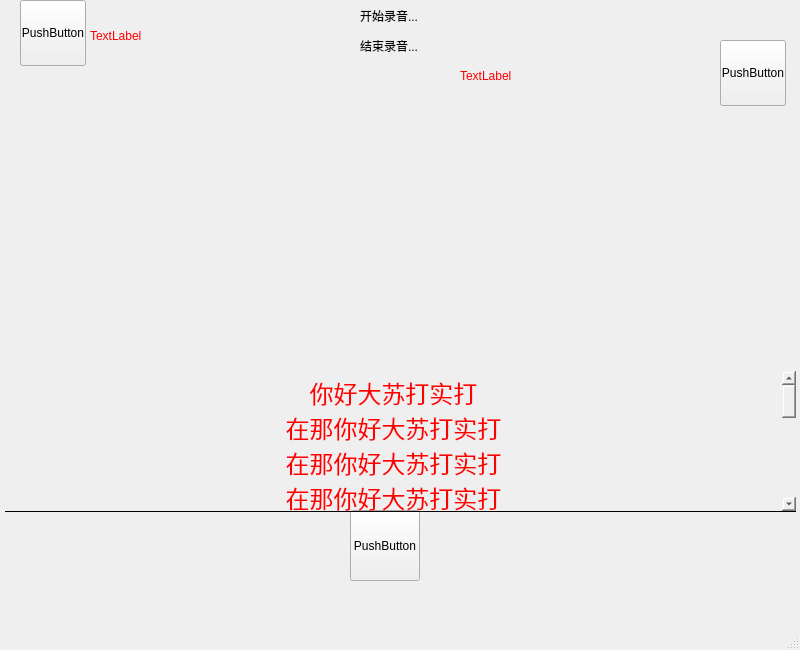
<?xml version="1.0" encoding="UTF-8"?>
<ui version="4.0">
 <class>MainWindow</class>
 <widget class="QMainWindow" name="MainWindow">
  <property name="geometry">
   <rect>
    <x>0</x>
    <y>0</y>
    <width>800</width>
    <height>650</height>
   </rect>
  </property>
  <property name="windowTitle">
   <string>MainWindow</string>
  </property>
  <widget class="QWidget" name="centralwidget">
   <widget class="QLabel" name="label_4">
    <property name="geometry">
     <rect>
      <x>90</x>
      <y>10</y>
      <width>321</width>
      <height>51</height>
     </rect>
    </property>
    <property name="layoutDirection">
     <enum>Qt::LeftToRight</enum>
    </property>
    <property name="styleSheet">
     <string notr="true">font: 20pt &quot;Adobe 楷体 Std R&quot;;
color: rgb(255, 0, 0);</string>
    </property>
    <property name="text">
     <string>TextLabel</string>
    </property>
    <property name="alignment">
     <set>Qt::AlignLeading|Qt::AlignLeft|Qt::AlignVCenter</set>
    </property>
   </widget>
   <widget class="QLabel" name="label_5">
    <property name="geometry">
     <rect>
      <x>460</x>
      <y>50</y>
      <width>321</width>
      <height>51</height>
     </rect>
    </property>
    <property name="layoutDirection">
     <enum>Qt::LeftToRight</enum>
    </property>
    <property name="styleSheet">
     <string notr="true">font: 20pt &quot;Adobe 楷体 Std R&quot;;
color: rgb(255, 0, 0);</string>
    </property>
    <property name="text">
     <string>TextLabel</string>
    </property>
    <property name="alignment">
     <set>Qt::AlignLeading|Qt::AlignLeft|Qt::AlignVCenter</set>
    </property>
   </widget>
   <widget class="QPushButton" name="pushButton">
    <property name="geometry">
     <rect>
      <x>350</x>
      <y>510</y>
      <width>70</width>
      <height>71</height>
     </rect>
    </property>
    <property name="text">
     <string>PushButton</string>
    </property>
   </widget>
   <widget class="QTextBrowser" name="textBrowser">
    <property name="geometry">
     <rect>
      <x>5</x>
      <y>371</y>
      <width>791</width>
      <height>141</height>
     </rect>
    </property>
    <property name="font">
     <font>
      <pointsize>8</pointsize>
     </font>
    </property>
    <property name="styleSheet">
     <string notr="true">background:transparent;
border:0px;border-bottom:1px solid #000</string>
    </property>
    <property name="html">
     <string>&lt;!DOCTYPE HTML PUBLIC &quot;-//W3C//DTD HTML 4.0//EN&quot; &quot;http://www.w3.org/TR/REC-html40/strict.dtd&quot;&gt;
&lt;html&gt;&lt;head&gt;&lt;meta name=&quot;qrichtext&quot; content=&quot;1&quot; /&gt;&lt;style type=&quot;text/css&quot;&gt;
p, li { white-space: pre-wrap; }
&lt;/style&gt;&lt;/head&gt;&lt;body style=&quot; font-family:'SimSun'; font-size:8pt; font-weight:400; font-style:normal;&quot;&gt;
&lt;p align=&quot;center&quot; style=&quot; margin-top:0px; margin-bottom:0px; margin-left:0px; margin-right:0px; -qt-block-indent:0; text-indent:0px;&quot;&gt;&lt;span style=&quot; font-size:18pt; color:#ff0000;&quot;&gt;你好大苏打实打&lt;/span&gt;&lt;/p&gt;
&lt;p align=&quot;center&quot; style=&quot; margin-top:0px; margin-bottom:0px; margin-left:0px; margin-right:0px; -qt-block-indent:0; text-indent:0px;&quot;&gt;&lt;span style=&quot; font-size:18pt; color:#ff0000;&quot;&gt;在那你好大苏打实打&lt;/span&gt;&lt;/p&gt;
&lt;p align=&quot;center&quot; style=&quot; margin-top:0px; margin-bottom:0px; margin-left:0px; margin-right:0px; -qt-block-indent:0; text-indent:0px;&quot;&gt;&lt;span style=&quot; font-size:18pt; color:#ff0000;&quot;&gt;在那你好大苏打实打&lt;/span&gt;&lt;/p&gt;
&lt;p align=&quot;center&quot; style=&quot; margin-top:0px; margin-bottom:0px; margin-left:0px; margin-right:0px; -qt-block-indent:0; text-indent:0px;&quot;&gt;&lt;span style=&quot; font-size:18pt; color:#ff0000;&quot;&gt;在那你好大苏打实打&lt;/span&gt;&lt;/p&gt;
&lt;p align=&quot;center&quot; style=&quot; margin-top:0px; margin-bottom:0px; margin-left:0px; margin-right:0px; -qt-block-indent:0; text-indent:0px;&quot;&gt;&lt;span style=&quot; font-size:18pt; color:#ff0000;&quot;&gt;在那你好大苏打实打&lt;/span&gt;&lt;/p&gt;
&lt;p align=&quot;center&quot; style=&quot; margin-top:0px; margin-bottom:0px; margin-left:0px; margin-right:0px; -qt-block-indent:0; text-indent:0px;&quot;&gt;&lt;span style=&quot; font-size:18pt; color:#ff0000;&quot;&gt;在那你好大苏打实打&lt;/span&gt;&lt;/p&gt;
&lt;p align=&quot;center&quot; style=&quot; margin-top:0px; margin-bottom:0px; margin-left:0px; margin-right:0px; -qt-block-indent:0; text-indent:0px;&quot;&gt;&lt;span style=&quot; font-size:18pt; color:#ff0000;&quot;&gt;在那你好大苏打实打&lt;/span&gt;&lt;/p&gt;
&lt;p align=&quot;center&quot; style=&quot; margin-top:0px; margin-bottom:0px; margin-left:0px; margin-right:0px; -qt-block-indent:0; text-indent:0px;&quot;&gt;&lt;span style=&quot; font-size:18pt; color:#ff0000;&quot;&gt;在那你好大苏打实打&lt;/span&gt;&lt;/p&gt;
&lt;p align=&quot;center&quot; style=&quot; margin-top:0px; margin-bottom:0px; margin-left:0px; margin-right:0px; -qt-block-indent:0; text-indent:0px;&quot;&gt;&lt;span style=&quot; font-size:18pt; color:#ff0000;&quot;&gt;在那你好大苏打实打&lt;/span&gt;&lt;/p&gt;
&lt;p align=&quot;center&quot; style=&quot; margin-top:0px; margin-bottom:0px; margin-left:0px; margin-right:0px; -qt-block-indent:0; text-indent:0px;&quot;&gt;&lt;span style=&quot; font-size:18pt; color:#ff0000;&quot;&gt;在那你好大苏打实打&lt;/span&gt;&lt;/p&gt;
&lt;p align=&quot;center&quot; style=&quot; margin-top:0px; margin-bottom:0px; margin-left:0px; margin-right:0px; -qt-block-indent:0; text-indent:0px;&quot;&gt;&lt;span style=&quot; font-size:18pt; color:#ff0000;&quot;&gt;在那你好大苏打实打&lt;/span&gt;&lt;/p&gt;
&lt;p align=&quot;center&quot; style=&quot; margin-top:0px; margin-bottom:0px; margin-left:0px; margin-right:0px; -qt-block-indent:0; text-indent:0px;&quot;&gt;&lt;span style=&quot; font-size:18pt; color:#ff0000;&quot;&gt;在那你好大苏打实打&lt;/span&gt;&lt;/p&gt;
&lt;p align=&quot;center&quot; style=&quot; margin-top:0px; margin-bottom:0px; margin-left:0px; margin-right:0px; -qt-block-indent:0; text-indent:0px;&quot;&gt;&lt;span style=&quot; font-size:18pt; color:#ff0000;&quot;&gt;在那&lt;/span&gt;&lt;/p&gt;&lt;/body&gt;&lt;/html&gt;</string>
    </property>
   </widget>
   <widget class="QPushButton" name="pushButton_2">
    <property name="geometry">
     <rect>
      <x>20</x>
      <y>0</y>
      <width>66</width>
      <height>66</height>
     </rect>
    </property>
    <property name="text">
     <string>PushButton</string>
    </property>
   </widget>
   <widget class="QPushButton" name="pushButton_3">
    <property name="geometry">
     <rect>
      <x>720</x>
      <y>40</y>
      <width>66</width>
      <height>66</height>
     </rect>
    </property>
    <property name="text">
     <string>PushButton</string>
    </property>
   </widget>
   <widget class="QLabel" name="label">
    <property name="geometry">
     <rect>
      <x>360</x>
      <y>0</y>
      <width>91</width>
      <height>31</height>
     </rect>
    </property>
    <property name="text">
     <string>开始录音...</string>
    </property>
   </widget>
   <widget class="QLabel" name="label_2">
    <property name="geometry">
     <rect>
      <x>360</x>
      <y>30</y>
      <width>91</width>
      <height>31</height>
     </rect>
    </property>
    <property name="text">
     <string>结束录音...</string>
    </property>
   </widget>
  </widget>
  <widget class="QMenuBar" name="menubar">
   <property name="geometry">
    <rect>
     <x>0</x>
     <y>0</y>
     <width>800</width>
     <height>26</height>
    </rect>
   </property>
  </widget>
  <widget class="QStatusBar" name="statusbar"/>
 </widget>
 <resources/>
 <connections/>
</ui>
